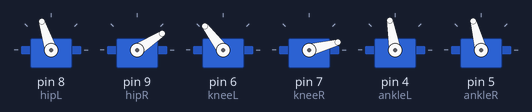
The sketch below on a simulated Arduino Uno, built with avr-gcc and run on an emulated ATmega328P. Parts: 6 × servo.

Above: at 1.25 s.
At 2.35 s:
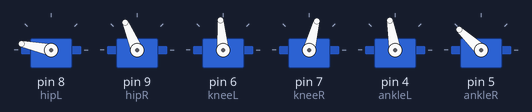
At 3.4 s:
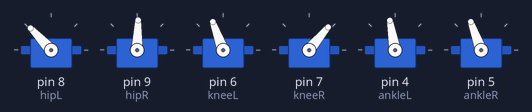
Timing chart, 0 to 6.3 s (numbered marks = the images above):
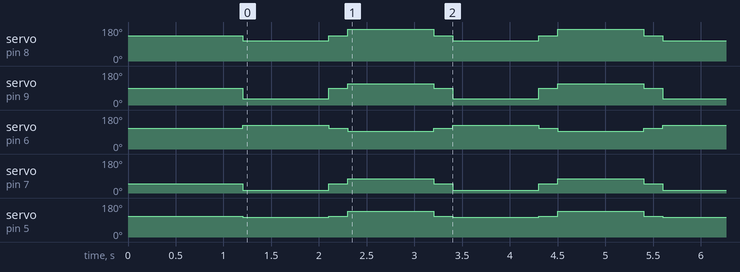

Measured:
- by itself, servo on pin 8 (hipL): repeats every 2.2 s: 133° 0.20 s, 168° 0.90 s, 133° 0.20 s, 108° 0.90 s
- by itself, servo on pin 9 (hipR): repeats every 2.2 s: 88° 0.20 s, 113° 0.90 s, 88° 0.20 s, 33° 0.90 s
- by itself, servo on pin 6 (kneeL): repeats every 2.2 s: 110° 0.20 s, 95° 0.90 s, 110° 0.20 s, 127° 0.90 s
- by itself, servo on pin 7 (kneeR): repeats every 2.2 s: 50° 0.20 s, 75° 0.90 s, 50° 0.20 s, 15° 0.90 s
- by itself, servo on pin 5 (ankleR): repeats every 2.2 s: 110° 0.20 s, 137° 0.90 s, 110° 0.20 s, 105° 0.90 s

The sketch:

MyBiped.ino
```cpp
#include <Servo.h>
#include "constants.h"

Servo hipL;
Servo hipR;
Servo kneeL;
Servo kneeR;
Servo ankleL;
Servo ankleR;

void ini()
{
    hipR.write(hipROffset);
    hipL.write(hipLOffset);
    kneeL.write(kneeLOffset);
    ankleL.write(ankleLOffset);
    kneeR.write(kneeROffset);
    ankleR.write(ankleROffset);
    delay(200);
}


void setup() {
  // put your setup code here, to run once:
  hipL.attach(8);
  hipR.attach(9);
  kneeL.attach(6);
  kneeR.attach(7);
  ankleL.attach(4);
  ankleR.attach(5);
  ini();
  delay(1000);
}

void walk()
{
  hipR.write(hipROffset-55); //split w left leg peeche
  kneeR.write(kneeROffset-35);
  ankleR.write(ankleROffset-5);
  hipL.write(hipLOffset-25);
  kneeL.write(kneeLOffset-20);
  kneeL.write(ankleLOffset+27);
  delay(900);
  ini();

  hipL.write(hipLOffset+35);
  kneeL.write(kneeLOffset+25);
  kneeL.write(ankleLOffset-5);
  hipR.write(hipROffset+25); //split w right leg peeche
  kneeR.write(kneeROffset+25);
  ankleR.write(ankleROffset+27);
  delay(900);
ini();
}


void loop() {
walk();
}
```

constants.h
```cpp
// #define hipLOffset 130
// #define kneeLOffset 110
// #define ankleLOffset 100
// #define hipROffset 97
// #define kneeROffset 50
// #define ankleROffset 110

// #define l1 5
// #define l2 5.7

// #define stepClearance 1
// #define stepHeight 10


#define hipLOffset 133
#define kneeLOffset 110
#define ankleLOffset 100
#define hipROffset 88
#define kneeROffset 50
#define ankleROffset 110

#define l1 5
#define l2 5.7

#define stepClearance 1
#define stepHeight 10
```
